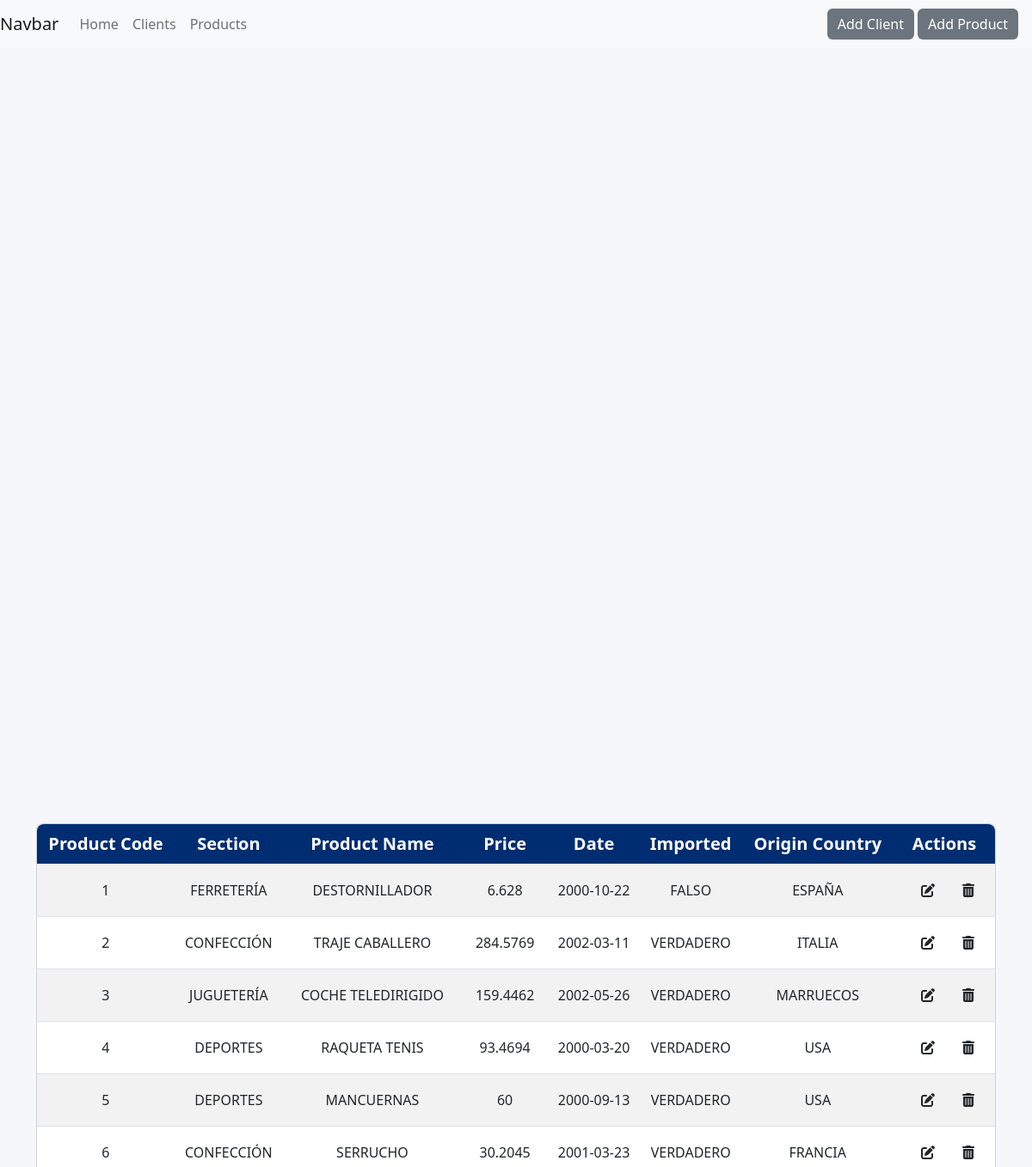
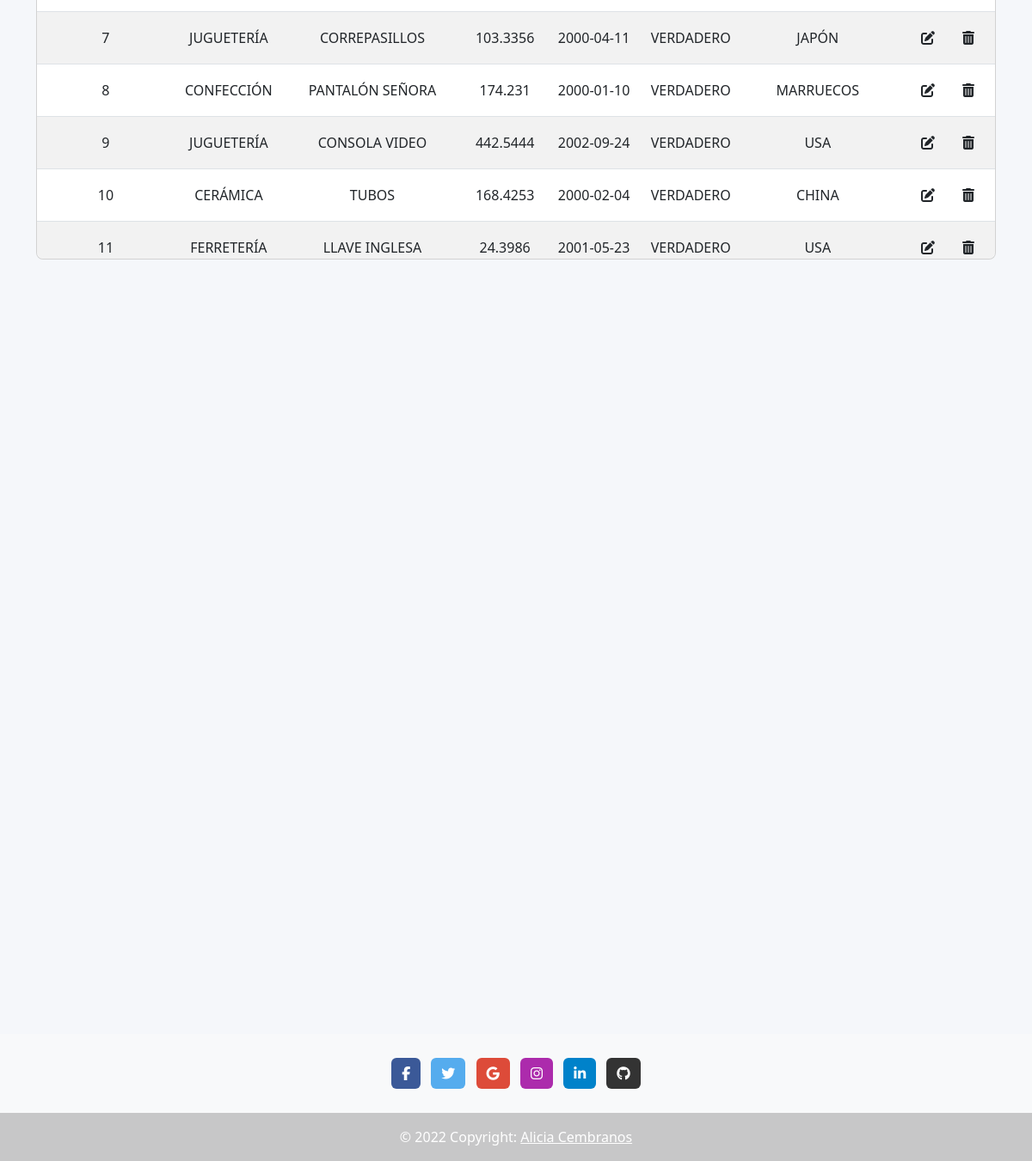
/?controller=products&action=getProducts, run on the app's committed database (2 pictures, top to bottom).
### tables this page shows
CREATE TABLE productos (
   
   CÓDIGOARTÍCULO      INT      NOT NULL   AUTO_INCREMENT,
   SECCIÓN              VARCHAR(50) NOT NULL,
   NOMBREARTÍCULO VARCHAR(50) NOT NULL,
   PRECIO VARCHAR(50) NOT NULL,
   FECHA VARCHAR(50) NOT NULL,
   IMPORTADO VARCHAR(50) NOT NULL,
   PAÍSDEORIGEN VARCHAR(50) NOT NULL,

   PRIMARY KEY (CÓDIGOARTÍCULO)
);

### models/productsModel.php (called while the page is built, shortened)
<?php
function getAllProducts()
{
    try {
        $pdo = connDB();
        $sql = 'SELECT * FROM productos ORDER BY CÓDIGOARTÍCULO ASC';
        $statement = $pdo->prepare($sql);
        $statement->execute();
        $products = $statement->fetchAll();
        return $products;
    } catch (PDOException $e) {
        $errMsg = $e->getMessage();
        require_once VIEWS . 'errors/error.php';
    }
}

### views/products/productsDashboard.php (the view, shortened to what this page needs)
<section class="intro">
    <div class="bg-image h-100  py-2" style="background-color: #f5f7fa;">
        <div class="mask d-flex align-items-center h-100">
            <div class="container">
                <div class="row justify-content-center">
                    <div class="col-12">
                        <div class="card">
                            <div class="card-body p-0">
                                <div class="table-responsive table-scroll" data-mdb-perfect-scrollbar="true" style="position: relative; height: 700px">
                                    <table class="table table-striped mb-0">
                                        <thead style="background-color: #002d72;">
                                            <tr>
                                                <th class="text-center" scope="col">Product Code</th>
                                                <th class="text-center" scope="col">Section</th>
                                                <th class="text-center" scope="col">Product Name</th>
                                                <th class="text-center" scope="col">Price</th>
                                                <th class="text-center" scope="col">Date</th>
                                                <th class="text-center" scope="col">Imported</th>
                                                <th class="text-center" scope="col">Origin Country</th>
                                                <th class="text-center" scope="col">Actions</th>
                                            </tr>
                                        </thead>
                                        <tbody>
                                            <?php foreach ($products as $index => $product) : ?>
                                                <tr>
                                                    <td class="text-center align-middle"><?= $product['CÓDIGOARTÍCULO'] ?></td>
                                                    <td class="text-center align-middle"><?= $product['SECCIÓN'] ?></td>
                                                    <td class="text-center align-middle"><?= $product['NOMBREARTÍCULO'] ?></td>
                                                    <td class="text-center align-middle"><?= $product['PRECIO'] ?></td>
                                                    <td class="text-center align-middle"><?= $product['FECHA'] ?></td>
                                                    <td class="text-center align-middle"><?= $product['IMPORTADO'] ?></td>
                                                    <td class="text-center align-middle"><?= $product['PAÍSDEORIGEN'] ?></td>
                                                    <td class="text-center align-middle"><a href="?controller=products&action=getProduct&id=<?= $product['CÓDIGOARTÍCULO'] ?>" class="btn btn-link"><i class="fa-solid fa-pen-to-square link-dark p-2"></i></a><a href="?controller=products&action=deleteProduct&id=<?= $product['CÓDIGOARTÍCULO'] ?>" class="btn btn-link"><i class="fa-solid fa-trash-can link-dark"></i></a></td>
                                                </tr>
                                            <?php endforeach; ?>
                                        </tbody>
                                    </table>
                                </div>
                            </div>
                        </div>
                    </div>
                </div>
            </div>
        </div>
    </div>
</section>

### assets/css/main.css (style rules this page uses)
body { display: flex; flex-direction: column; height: 100vh; }
.btn { border: none; }
.initial { height: 100%; }
.intro { height: 100%; }
table td, table th { text-overflow: ellipsis; white-space: nowrap; overflow: hidden; }
thead th { color: #fff; }
.card { border-radius: 0.5rem; }
.table-scroll { border-radius: 0.5rem; }
.table-scroll table thead th { font-size: 1.25rem; }

### data on the page
productos: CÓDIGOARTÍCULO "1", SECCIÓN "FERRETERÍA", NOMBREARTÍCULO "DESTORNILLADOR", PRECIO "6.628", FECHA "2000-10-22", IMPORTADO "FALSO", PAÍSDEORIGEN "ESPAÑA"
productos: CÓDIGOARTÍCULO "2", SECCIÓN "CONFECCIÓN", NOMBREARTÍCULO "TRAJE CABALLERO", PRECIO "284.5769", FECHA "2002-03-11", IMPORTADO "VERDADERO", PAÍSDEORIGEN "ITALIA"
productos: CÓDIGOARTÍCULO "3", SECCIÓN "JUGUETERÍA", NOMBREARTÍCULO "COCHE TELEDIRIGIDO", PRECIO "159.4462", FECHA "2002-05-26", IMPORTADO "VERDADERO", PAÍSDEORIGEN "MARRUECOS"
productos: CÓDIGOARTÍCULO "4", SECCIÓN "DEPORTES", NOMBREARTÍCULO "RAQUETA TENIS", PRECIO "93.4694", FECHA "2000-03-20", IMPORTADO "VERDADERO", PAÍSDEORIGEN "USA"
productos: CÓDIGOARTÍCULO "5", SECCIÓN "DEPORTES", NOMBREARTÍCULO "MANCUERNAS", PRECIO "60", FECHA "2000-09-13", IMPORTADO "VERDADERO", PAÍSDEORIGEN "USA"
productos: CÓDIGOARTÍCULO "6", SECCIÓN "CONFECCIÓN", NOMBREARTÍCULO "SERRUCHO", PRECIO "30.2045", FECHA "2001-03-23", IMPORTADO "VERDADERO", PAÍSDEORIGEN "FRANCIA"
productos: CÓDIGOARTÍCULO "7", SECCIÓN "JUGUETERÍA", NOMBREARTÍCULO "CORREPASILLOS", PRECIO "103.3356", FECHA "2000-04-11", IMPORTADO "VERDADERO", PAÍSDEORIGEN "JAPÓN"
productos: CÓDIGOARTÍCULO "8", SECCIÓN "CONFECCIÓN", NOMBREARTÍCULO "PANTALÓN SEÑORA", PRECIO "174.231", FECHA "2000-01-10", IMPORTADO "VERDADERO", PAÍSDEORIGEN "MARRUECOS"
productos: CÓDIGOARTÍCULO "9", SECCIÓN "JUGUETERÍA", NOMBREARTÍCULO "CONSOLA VIDEO", PRECIO "442.5444", FECHA "2002-09-24", IMPORTADO "VERDADERO", PAÍSDEORIGEN "USA"
productos: CÓDIGOARTÍCULO "10", SECCIÓN "CERÁMICA", NOMBREARTÍCULO "TUBOS", PRECIO "168.4253", FECHA "2000-02-04", IMPORTADO "VERDADERO", PAÍSDEORIGEN "CHINA"
productos: CÓDIGOARTÍCULO "11", SECCIÓN "FERRETERÍA", NOMBREARTÍCULO "LLAVE INGLESA", PRECIO "24.3986", FECHA "2001-05-23", IMPORTADO "VERDADERO", PAÍSDEORIGEN "USA"
